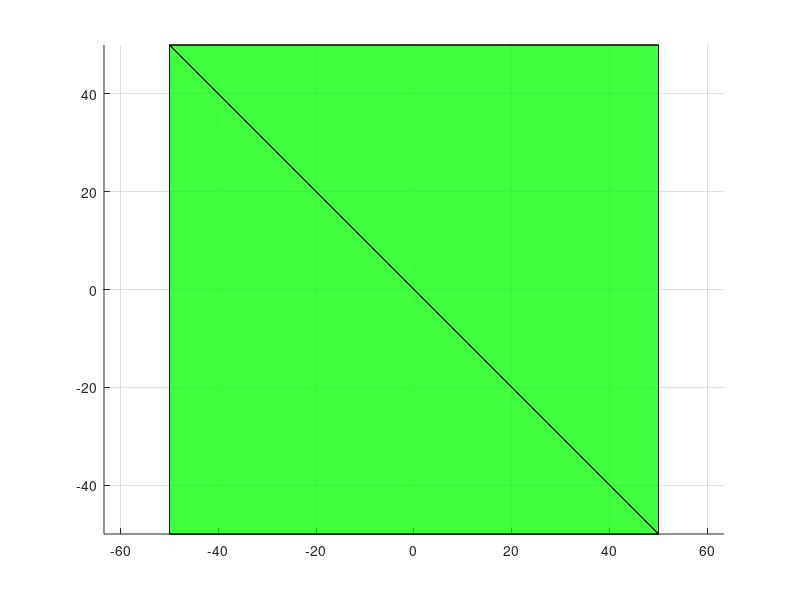

MATLAB code to generate this figure: (Note: this script raises an error after producing the figure.)
clear all; clc; close all;
% Define the friction coefficient mu
mu = 0.5;

% pick a maximum level
z_max = 100;

% evaluate the friction cone four corners
x_max = z_max * mu;
x_min = -z_max * mu;
y_max = z_max * mu;
y_min = -z_max * mu;

% get the four corners of the friction cone
p1 = [x_max; y_max; z_max];
p2 = [x_max; y_min; z_max];
p3 = [x_min; y_min; z_max];
p4 = [x_min; y_max; z_max];

% add the origin
p5 = [0; 0; 0];

%  all the points to create lines between
P = [p1'; p2'; p3'; p4'; p5'];

% plot the friction cone
figure;
grid on; hold on; axis equal;

% plot convex hull
P_T = P;
[K, ~] = convhull(P_T);
trisurf(K, P_T(:, 1), P_T(:, 2), P_T(:, 3), 'FaceColor', 'g', 'FaceAlpha', 0.5);
alpha(0.1);

% plot the lines
for i = 1:5
    for j = 1:5
        if i ~= j
            plot3([P(i, 1), P(j, 1)], [P(i, 2), P(j, 2)], [P(i, 3), P(j, 3)], 'g', 'LineWidth', 2);
        end
    end
end

% Set the view angle
view([30, 35]);